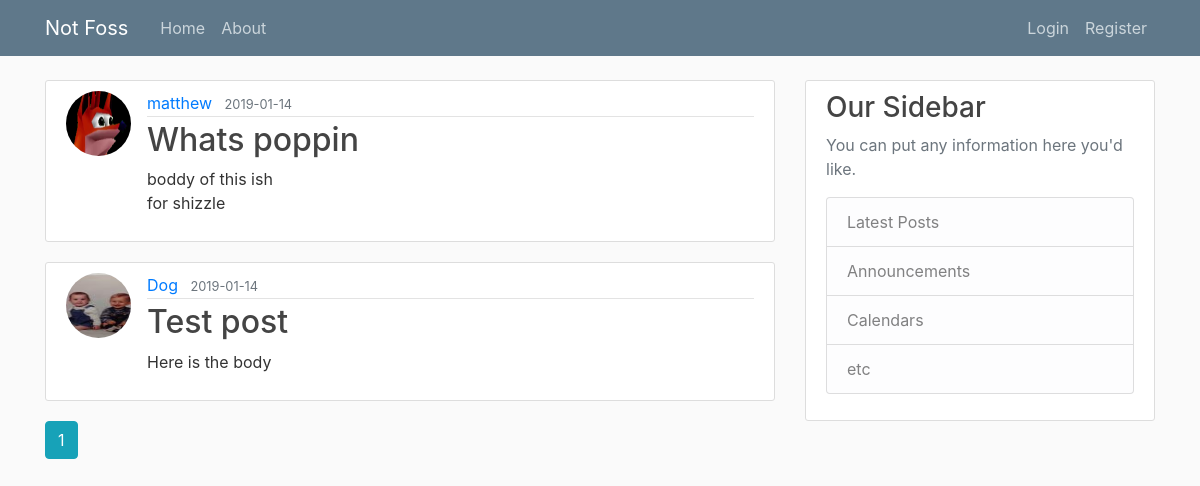
Page /home on the earlier database version.
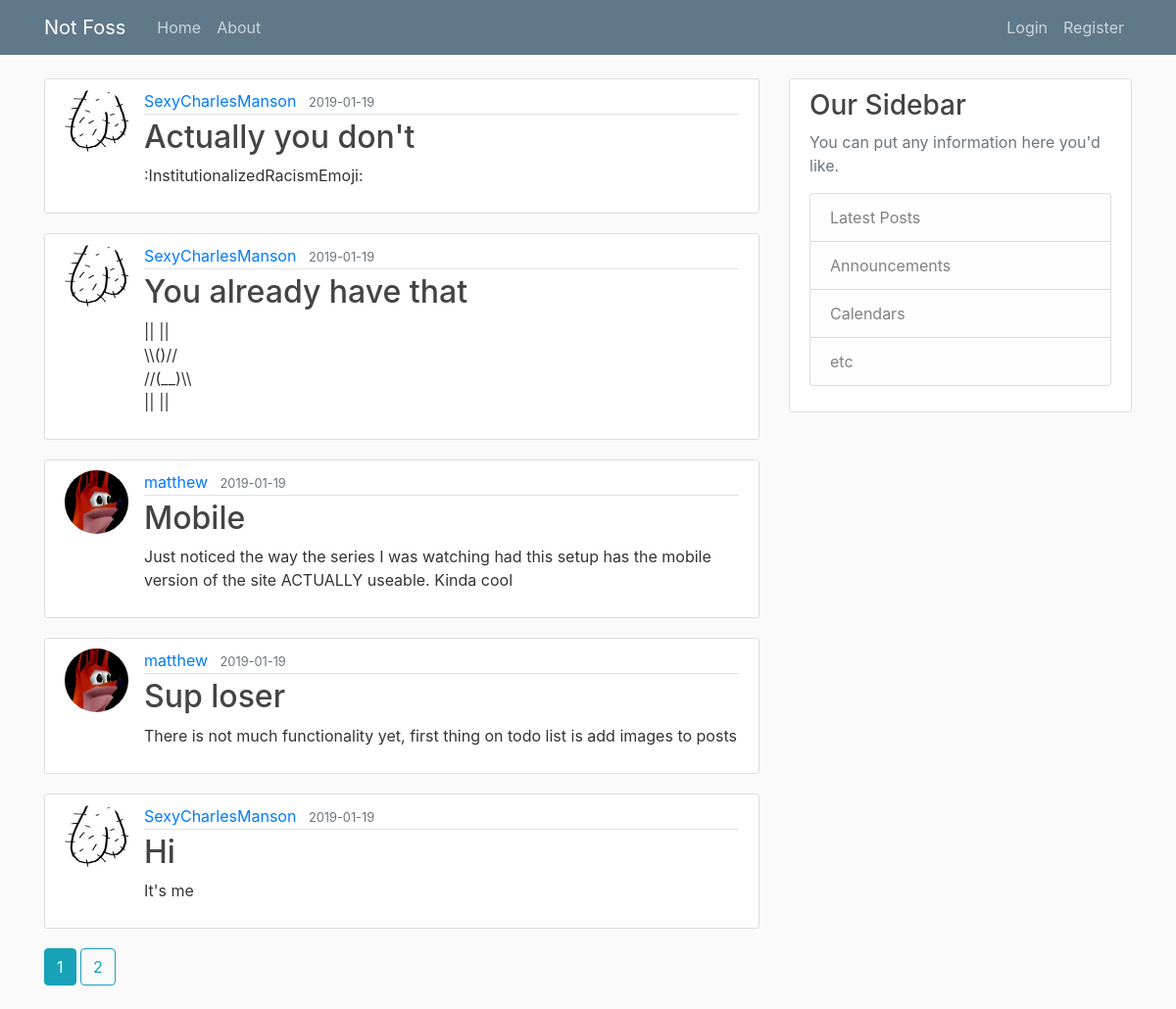
Same page on the later database version.
### not_foss/models.py (models this page shows, shortened)
class Post(db.Model):
    id = db.Column(db.Integer, primary_key=True)
    title = db.Column(db.String(100), nullable=False)
    date_posted = db.Column(db.DateTime, nullable=False, default=datetime.utcnow)
    content = db.Column(db.Text, nullable=False)
    user_id = db.Column(db.Integer, db.ForeignKey('user.id'), nullable=False)

class User(db.Model, UserMixin):
    id = db.Column(db.Integer, primary_key=True)
    username = db.Column(db.String(20), unique=True, nullable=False)
    email = db.Column(db.String(120), unique=True, nullable=False)
    password = db.Column(db.String(60), nullable=False)
    image_file =  db.Column(db.String(20),  nullable=False, default='default.jpg')
    posts = db.relationship('Post', backref='author', lazy=True)

### not_foss/routes.py (the view)
@app.route("/")
@app.route("/home")
def home():
    page = request.args.get('page', 1, type=int)
    posts = Post.query.order_by(Post.date_posted.desc()).paginate(per_page=5)
    return render_template('home.html', posts=posts)

### not_foss/templates/home.html
{% extends "layout.html" %}
{% block content %}
    {% for post in posts.items %}
        <article class="media content-section">
          <img class="rounded-circle article-img" src="{{ url_for('static', filename='profile_pics/' + post.author.image_file) }}">
          <div class="media-body">
            <div class="article-metadata">
              <a class="mr-2" href="{{ url_for('user_posts', username=post.author.username) }}">{{ post.author.username }}</a>
              <small class="text-muted">{{ post.date_posted.strftime('%Y-%m-%d') }}</small>
            </div>
            <h2><a class="article-title" href="{{ url_for('post', post_id=post.id) }}">{{ post.title }}</a></h2>
            <p class="article-content">{{ post.content }}</p>
          </div>
        </article>
    {% endfor %}
    {% for page_num in posts.iter_pages(left_edge=1, right_edge=1, left_current=1, right_current=2) %}
      {% if page_num %}
        {% if posts.page == page_num %}
          <a class="btn btn-info mb-4" href="{{ url_for('home', page=page_num) }}">{{ page_num }}</a>
        {% else %}
          <a class="btn btn-outline-info mb-4" href="{{ url_for('home', page=page_num) }}">{{ page_num }}</a>
        {% endif %}
      {% else %}
        ...
      {% endif %}
    {% endfor %}
{% endblock content %}

Differences in the rows shown:
no longer on this page (row unchanged): Post: image_file (placeholder picture), author.username "matthew", date_posted "2019-01-14", title "Whats poppin", content "boddy of this ish for shizzle"
no longer on this page (row unchanged): Post: image_file (picture), author.username "Dog", date_posted "2019-01-14", title "Test post", content "Here is the body"
added Post: image_file (picture), author.username "SexyCharlesManson", date_posted "2019-01-19", title "Actually you don't", content ":InstitutionalizedRacismEmoji:"
added Post: image_file (picture), author.username "SexyCharlesManson", date_posted "2019-01-19", title "You already have that", content "|| || \\\\()// //(__)\\\\ || ||"
added Post: image_file (placeholder picture), author.username "matthew", date_posted "2019-01-19", title "Mobile", content "Just noticed the way the series I was watching had this setup has the mobile version of the site ACTUALLY useable. Kinda cool"
added Post: image_file (placeholder picture), author.username "matthew", date_posted "2019-01-19", title "Sup loser", content "There is not much functionality yet, first thing on todo list is add images to posts"
added Post: image_file (picture), author.username "SexyCharlesManson", date_posted "2019-01-19", title "Hi", content "It's me"
Other differences:
new list line: "2"
